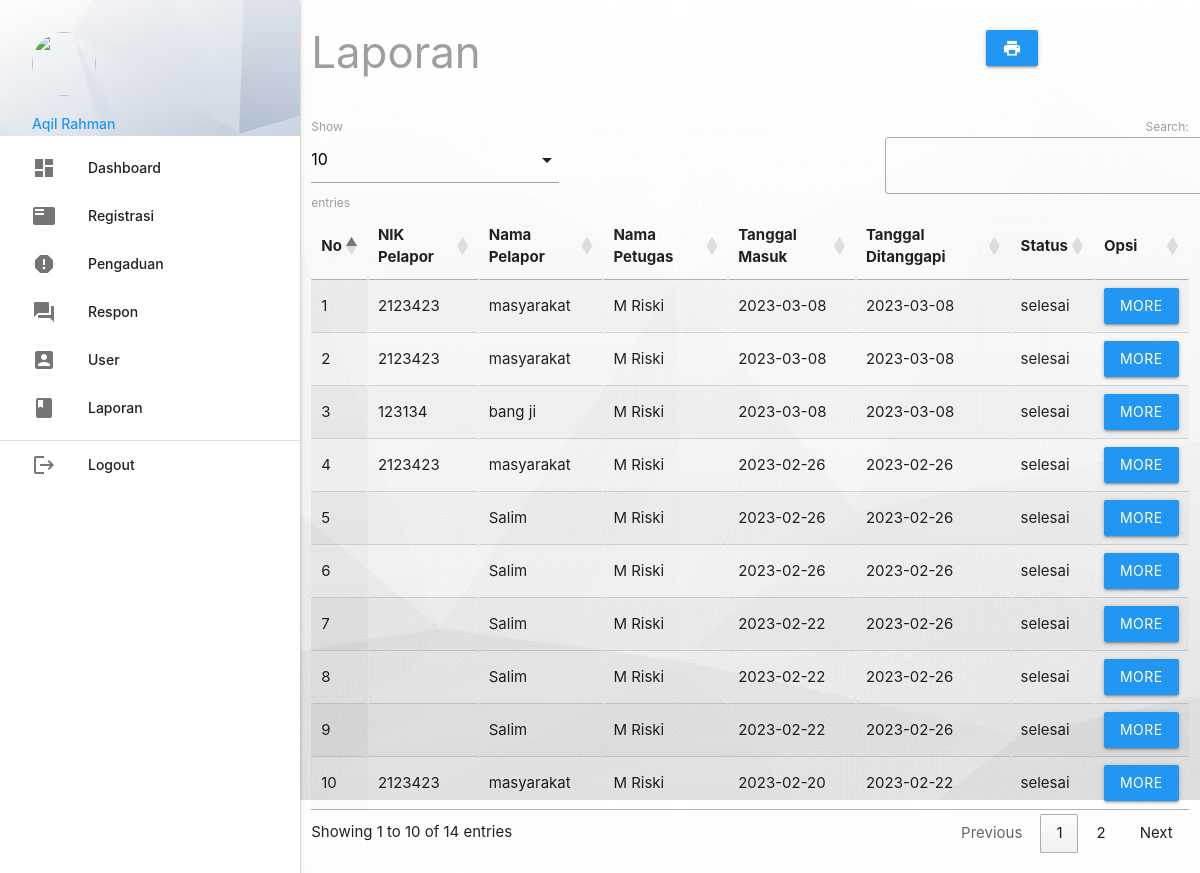
The page /admin/index.php?p=laporan (signed in) on the database its author committed.
### tables this page shows
CREATE TABLE `pengaduan` (
  `id_pengaduan` int(5) NOT NULL,
  `tgl_pengaduan` varchar(20) NOT NULL,
  `nik` varchar(16) NOT NULL,
  `isi_laporan` text NOT NULL,
  `foto` varchar(255) NOT NULL,
  `status` enum('proses','selesai') NOT NULL
);

CREATE TABLE `masyarakat` (
  `nik` varchar(16) NOT NULL,
  `nama` varchar(35) NOT NULL,
  `username` varchar(25) NOT NULL,
  `password` varchar(255) NOT NULL,
  `telp` varchar(13) NOT NULL
);

CREATE TABLE `petugas` (
  `id_petugas` int(5) NOT NULL,
  `nama_petugas` varchar(30) NOT NULL,
  `username` varchar(30) NOT NULL,
  `password` varchar(255) NOT NULL,
  `telp_petugas` varchar(13) NOT NULL,
  `level` enum('admin','petugas') NOT NULL
);

CREATE TABLE `tanggapan` (
  `id_tanggapan` int(5) NOT NULL,
  `id_pengaduan` int(5) NOT NULL,
  `tgl_tanggapan` varchar(20) NOT NULL,
  `tanggapan` text NOT NULL,
  `id_petugas` int(5) NOT NULL
);

### admin/laporan.php (the view, shortened to what this page needs)
       <div class="row">
         <div class="col s12 m9">
           <h3 class="grey-text">Laporan</h3>
         </div>
         <div class="col s12 m3">
           <div class="section"></div>
           <a class="waves-effect waves-light btn blue" href="cetak.php"><i class="material-icons">print</i></a>
         </div>
       </div>
       <table id="example" class="display responsive-table" style="width:100%">
         <thead>
             <tr>
			<th>No</th>
			<th>NIK Pelapor</th>
			<th>Nama Pelapor</th>
			<th>Nama Petugas</th>
			<th>Tanggal Masuk</th>
			<th>Tanggal Ditanggapi</th>
			<th>Status</th>
			<th>Opsi</th>
             </tr>
         </thead>
         <tbody>
<?php
	$no=1;
	$query = mysqli_query($koneksi,"SELECT * FROM pengaduan INNER JOIN masyarakat ON pengaduan.nik=masyarakat.nik INNER JOIN tanggapan ON tanggapan.id_pengaduan=pengaduan.id_pengaduan INNER JOIN petugas ON tanggapan.id_petugas=petugas.id_petugas ORDER BY tgl_pengaduan DESC");
	while ($r=mysqli_fetch_assoc($query)) { ?>
	<tr>
		<td><?php echo $no++; ?></td>
		<td><?php echo $r['nik']; ?></td>
		<td><?php echo $r['nama']; ?></td>
		<td><?php echo $r['nama_petugas']; ?></td>
		<td><?php echo $r['tgl_pengaduan']; ?></td>
		<td><?php echo $r['tgl_tanggapan']; ?></td>
		<td><?php echo $r['status']; ?></td>
		<td><a class="btn blue modal-trigger" href="#laporan?id_tanggapan=<?php echo $r['id_tanggapan'] ?>">More</a></td>
	</tr>
           <?php  }
            ?>
         </tbody>
       </table>

### rows shown on the page
pengaduan: masyarakat.nik "2123423", masyarakat.nama "masyarakat", petugas.nama_petugas "M Riski", tgl_pengaduan "2023-03-08", tanggapan.tgl_tanggapan "2023-03-08", status "selesai"
pengaduan: masyarakat.nik "2123423", masyarakat.nama "masyarakat", petugas.nama_petugas "M Riski", tgl_pengaduan "2023-03-08", tanggapan.tgl_tanggapan "2023-03-08", status "selesai"
pengaduan: masyarakat.nik "123134", masyarakat.nama "bang ji", petugas.nama_petugas "M Riski", tgl_pengaduan "2023-03-08", tanggapan.tgl_tanggapan "2023-03-08", status "selesai"
pengaduan: masyarakat.nik "2123423", masyarakat.nama "masyarakat", petugas.nama_petugas "M Riski", tgl_pengaduan "2023-02-26", tanggapan.tgl_tanggapan "2023-02-26", status "selesai"
pengaduan: masyarakat.nama "Salim", petugas.nama_petugas "M Riski", tgl_pengaduan "2023-02-26", tanggapan.tgl_tanggapan "2023-02-26", status "selesai"
pengaduan: masyarakat.nama "Salim", petugas.nama_petugas "M Riski", tgl_pengaduan "2023-02-26", tanggapan.tgl_tanggapan "2023-02-26", status "selesai"
pengaduan: masyarakat.nama "Salim", petugas.nama_petugas "M Riski", tgl_pengaduan "2023-02-22", tanggapan.tgl_tanggapan "2023-02-26", status "selesai"
pengaduan: masyarakat.nama "Salim", petugas.nama_petugas "M Riski", tgl_pengaduan "2023-02-22", tanggapan.tgl_tanggapan "2023-02-26", status "selesai"
pengaduan: masyarakat.nama "Salim", petugas.nama_petugas "M Riski", tgl_pengaduan "2023-02-22", tanggapan.tgl_tanggapan "2023-02-26", status "selesai"
pengaduan: masyarakat.nik "2123423", masyarakat.nama "masyarakat", petugas.nama_petugas "M Riski", tgl_pengaduan "2023-02-20", tanggapan.tgl_tanggapan "2023-02-22", status "selesai"

### other values the page prints
$_SESSION['data']['nama_petugas'] "Aqil Rahman"
